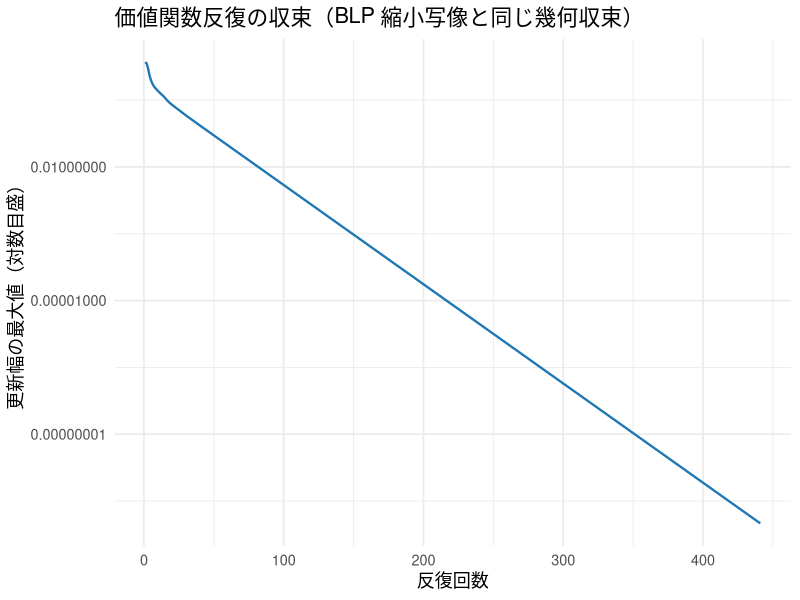
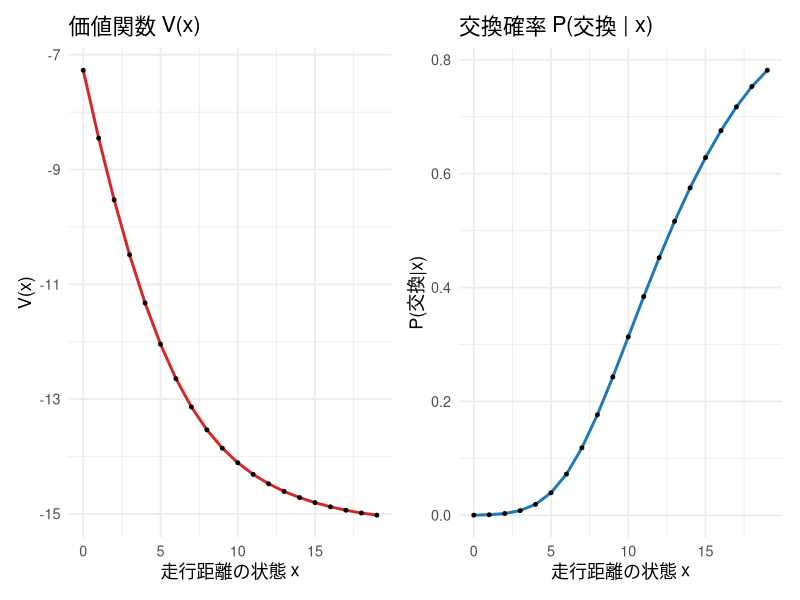
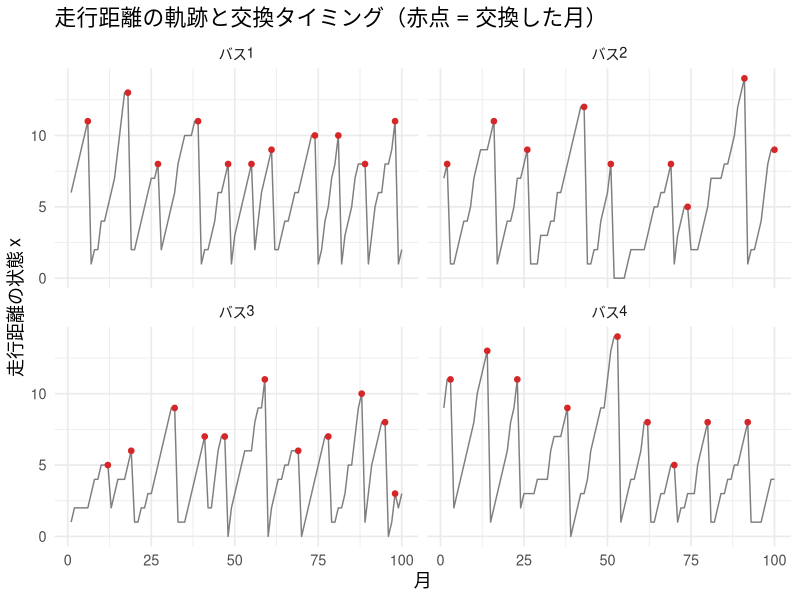
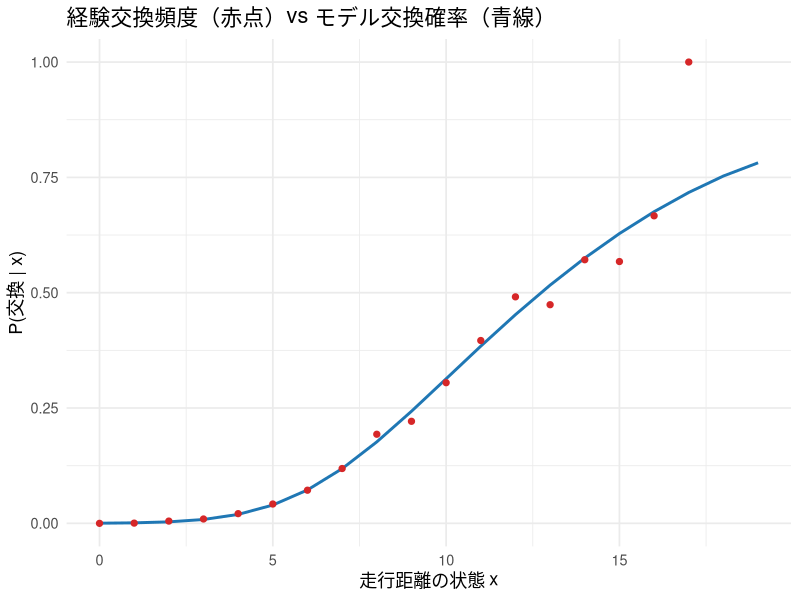
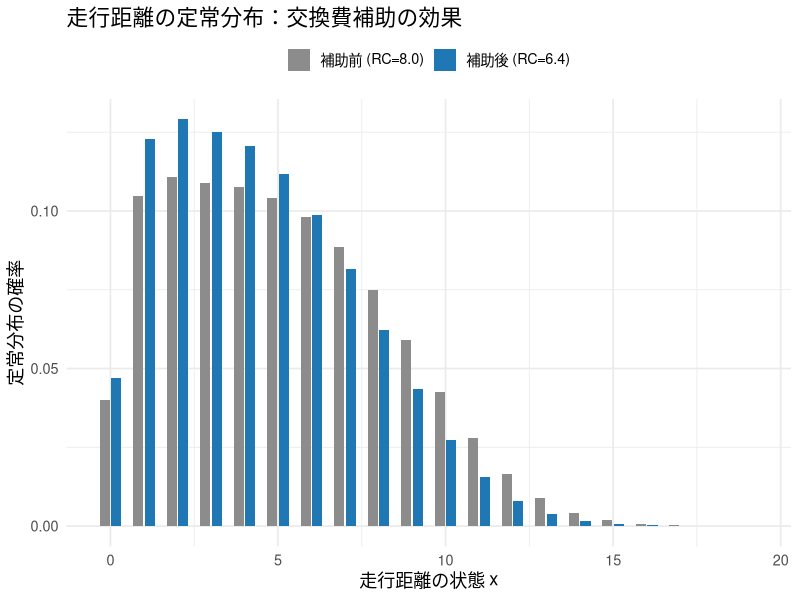

Here is the R script that generated these plots, in order:
## ---- chunk 1
#| include: false
library(ggplot2)
library(dplyr)
library(tidyr)
library(knitr)

set.seed(202613)

theme_lecture <- function() {
  fam <- if (Sys.info()[["sysname"]] == "Darwin") "Hiragino Sans" else ""
  theme_minimal(base_size = 13, base_family = fam)
}
theme_set(theme_lecture())
knitr::opts_chunk$set(fig.align = "center", dpi = 144)
options(scipen = 8)
## ---- chunk 2
# ---- モデルの基本設定 ----
K     <- 20            # 走行距離の状態数（0..19）
beta  <- 0.95          # 割引因子（固定）
theta1_true <- 0.15    # 維持費の傾き（1状態あたり）
RC_true     <- 8.0     # エンジン交換費
p_trans <- c(0.30, 0.55, 0.15)   # 1期に +0/+1/+2 状態進む確率
EULER   <- 0.5772156649015329    # Euler 定数（logsum の定数項）

xs <- 0:(K - 1)        # 状態の値そのもの（走行距離）

# 状態遷移行列を作る
# P0: 維持したとき（x から距離が進む）, P1: 交換したとき（0 にリセットして進む）
build_transition <- function(K, p) {
  nj <- length(p)
  P0 <- matrix(0, K, K)
  P1 <- matrix(0, K, K)
  for (x in 1:K) {          # R は 1-index。状態値は (x-1)
    xv <- x - 1
    for (j in 1:nj) {
      jj <- j - 1
      P0[x, min(xv + jj, K - 1) + 1] <- P0[x, min(xv + jj, K - 1) + 1] + p[j]
      P1[x, min(0  + jj, K - 1) + 1] <- P1[x, min(0  + jj, K - 1) + 1] + p[j]
    }
  }
  list(P0 = P0, P1 = P1)
}
tr <- build_transition(K, p_trans)
P0 <- tr$P0; P1 <- tr$P1

# 各行が確率分布になっているか確認
cat("P0 の行和の範囲:", round(range(rowSums(P0)), 8), "\n")
cat("P1 の行和の範囲:", round(range(rowSums(P1)), 8), "\n")
cat("P1 は全行が同じ（交換=リセットなので現在状態によらない）:",
    all(abs(sweep(P1, 2, P1[1, ], "-")) < 1e-12), "\n")
## ---- chunk 3
# flow utility: u(x,0) = -theta1*x, u(x,1) = -RC
flow_utils <- function(theta1, RC) {
  list(u0 = -theta1 * xs, u1 = rep(-RC, K))
}

# 価値関数反復：Bellman 作用素を収束まで繰り返す
# bta は割引因子。既定では大域の beta（=0.95）を使うが、myopic 比較のために引数化しておく。
solve_vfi <- function(theta1, RC, tol = 1e-10, maxit = 2000, trace = FALSE, bta = beta) {
  uu <- flow_utils(theta1, RC)
  V  <- rep(0, K)
  errs <- numeric(0)
  for (it in 1:maxit) {
    v0 <- uu$u0 + bta * as.vector(P0 %*% V)   # choice-specific value（維持）
    v1 <- uu$u1 + bta * as.vector(P1 %*% V)   # choice-specific value（交換）
    m  <- pmax(v0, v1)                         # 数値安定化：各状態で最大値を引く
    Vnew <- m + log(exp(v0 - m) + exp(v1 - m)) + EULER   # logsum + Euler 定数
    err  <- max(abs(Vnew - V))
    errs <- c(errs, err)
    V <- Vnew
    if (err < tol) break
  }
  v0 <- uu$u0 + bta * as.vector(P0 %*% V)
  v1 <- uu$u1 + bta * as.vector(P1 %*% V)
  list(V = V, v0 = v0, v1 = v1, errs = errs, niter = length(errs))
}

# 交換確率（logit）
ccp_replace <- function(v0, v1) {
  m <- pmax(v0, v1)
  exp(v1 - m) / (exp(v0 - m) + exp(v1 - m))
}

sol <- solve_vfi(theta1_true, RC_true, tol = 1e-10, trace = TRUE)
cat("価値関数反復が収束するまでの反復数:", sol$niter, "\n")
cat("最終更新幅:", sol$errs[sol$niter], "\n")
## ---- chunk 4
#| fig-cap: "価値関数反復の収束。誤差が対数目盛でほぼ直線に落ちる = 幾何収束（縮小係数 = beta）。"
df_conv <- data.frame(iter = seq_along(sol$errs), err = sol$errs)
ggplot(df_conv, aes(iter, err)) +
  geom_line(color = "#1f77b4", linewidth = 0.8) +
  scale_y_log10() +
  labs(title = "価値関数反復の収束（BLP 縮小写像と同じ幾何収束）",
       x = "反復回数", y = "更新幅の最大値（対数目盛）")

# 更新幅の比が beta に近づくことを確認
ratios <- sol$errs[6:15] / sol$errs[5:14]
cat("更新幅の比（beta=0.95 に近づくはず）:", round(ratios, 3), "\n")
## ---- chunk 5
#| fig-cap: "解けた価値関数 V(x) と交換確率 P(交換|x)。距離が伸びるほど交換確率が上がる S 字。"
library(patchwork)
Pr <- ccp_replace(sol$v0, sol$v1)

p_V <- ggplot(data.frame(x = xs, V = sol$V), aes(x, V)) +
  geom_line(color = "#d62728", linewidth = 1) + geom_point(size = 1) +
  labs(title = "価値関数 V(x)", x = "走行距離の状態 x", y = "V(x)")

p_P <- ggplot(data.frame(x = xs, P = Pr), aes(x, P)) +
  geom_line(color = "#1f77b4", linewidth = 1) + geom_point(size = 1) +
  labs(title = "交換確率 P(交換 | x)", x = "走行距離の状態 x", y = "P(交換|x)")

p_V + p_P

cat("P(交換|x) が単調増加:", all(diff(Pr) >= -1e-12), "\n")
cat("P(交換|x) の例（x=0,5,10,15,19）:", round(Pr[c(1, 6, 11, 16, 20)], 4), "\n")
## ---- chunk 6
# パネルシミュレーション：n_bus 台 x n_month ヶ月
simulate_panel <- function(n_bus, n_month, theta1, RC, burn = 50) {
  sol <- solve_vfi(theta1, RC, tol = 1e-10)
  Pr  <- ccp_replace(sol$v0, sol$v1)
  total_T <- n_month + burn
  X <- matrix(0L, n_bus, total_T)   # 走行距離状態（値 0..K-1 を格納）
  A <- matrix(0L, n_bus, total_T)   # 行動（0=維持, 1=交換）
  x <- sample(0:(K - 1), n_bus, replace = TRUE)   # 初期状態をランダムに
  for (t in 1:total_T) {
    u <- runif(n_bus)
    a <- as.integer(u < Pr[x + 1])                # 状態 x の交換確率で判定
    X[, t] <- x
    A[, t] <- a
    jump <- sample(0:2, n_bus, replace = TRUE, prob = p_trans)   # 距離の進み
    x <- ifelse(a == 1L, pmin(0 + jump, K - 1), pmin(x + jump, K - 1))
  }
  # burn-in を捨てて定常に近い部分だけ返す
  list(X = X[, (burn + 1):total_T], A = A[, (burn + 1):total_T])
}

n_bus <- 200; n_month <- 100
panel <- simulate_panel(n_bus, n_month, theta1_true, RC_true)
X <- panel$X; A <- panel$A

cat("パネルのセル数:", length(X), "（", n_bus, "台 x", n_month, "ヶ月 ）\n")
cat("全体の交換率:", round(mean(A), 4), "\n")
cat("平均走行距離（全セル）:", round(mean(X), 3), "\n")
## ---- chunk 7
#| fig-cap: "数台のバスの走行距離の軌跡。距離が伸びては、交換でリセットされる（のこぎり歯 = replacement cycle）。"
show_bus <- c(1, 2, 3, 4)
df_traj <- do.call(rbind, lapply(show_bus, function(b) {
  data.frame(month = 1:n_month, mileage = X[b, ], bus = paste0("バス", b),
             replace = A[b, ])
}))
ggplot(df_traj, aes(month, mileage)) +
  geom_line(color = "grey50") +
  geom_point(data = subset(df_traj, replace == 1), aes(month, mileage),
             color = "#d62728", size = 1.6) +
  facet_wrap(~ bus, ncol = 2) +
  labs(title = "走行距離の軌跡と交換タイミング（赤点 = 交換した月）",
       x = "月", y = "走行距離の状態 x")
## ---- chunk 8
#| fig-cap: "状態ごとの経験交換頻度（点）とモデルの交換確率（線）。よく一致している。"
freq_by_state <- sapply(0:(K - 1), function(xv) {
  mask <- (X == xv)
  if (sum(mask) > 0) mean(A[mask]) else NA_real_
})
count_by_state <- sapply(0:(K - 1), function(xv) sum(X == xv))

df_freq <- data.frame(x = xs, emp = freq_by_state, model = Pr, n = count_by_state)
ggplot(df_freq, aes(x)) +
  geom_line(aes(y = model), color = "#1f77b4", linewidth = 1) +
  geom_point(aes(y = emp), color = "#d62728", size = 1.8) +
  labs(title = "経験交換頻度（赤点）vs モデル交換確率（青線）",
       x = "走行距離の状態 x", y = "P(交換 | x)")

cat("状態ごとの観測数:", count_by_state, "\n")
## ---- chunk 9
# NFXP の負の対数尤度。theta = (theta1, RC)。内側で VFI を解き切る。
neg_loglik_nfxp <- function(theta, X, A) {
  theta1 <- theta[1]; RC <- theta[2]
  if (theta1 <= 0 || RC <= 0) return(1e10)   # パラメータは正
  sol <- solve_vfi(theta1, RC, tol = 1e-8, maxit = 1000)   # ← 内側で DP を解き切る
  # 数値安定な log P：logaddexp(v0, v1)
  m   <- pmax(sol$v0, sol$v1)
  lae <- m + log(exp(sol$v0 - m) + exp(sol$v1 - m))   # log(exp v0 + exp v1)
  logp1 <- sol$v1 - lae     # log P(交換|x)
  logp0 <- sol$v0 - lae     # log P(維持|x)
  xr <- as.vector(X) + 1    # 状態を 1-index に
  ar <- as.vector(A)
  ll <- sum(ifelse(ar == 1L, logp1[xr], logp0[xr]))
  -ll
}

# 外側の最適化（Nelder-Mead）。実行時間を測る。
t0 <- Sys.time()
fit_nfxp <- optim(par = c(0.10, 5.0), fn = neg_loglik_nfxp,
                  X = X, A = A, method = "Nelder-Mead",
                  control = list(reltol = 1e-9, maxit = 2000),
                  hessian = TRUE)
t1 <- Sys.time()
nfxp_time <- as.numeric(difftime(t1, t0, units = "secs"))

theta_hat_nfxp <- fit_nfxp$par
cat("NFXP 推定値 (theta1, RC):", round(theta_hat_nfxp, 4), "\n")
cat("真値            (theta1, RC):", c(theta1_true, RC_true), "\n")
cat("NFXP の実行時間:", round(nfxp_time, 2), "秒\n")
## ---- chunk 10
vcov_nfxp <- solve(fit_nfxp$hessian)
se_nfxp   <- sqrt(diag(vcov_nfxp))

recovery_nfxp <- data.frame(
  parameter = c("theta1（維持費の傾き）", "RC（交換費）"),
  truth     = c(theta1_true, RC_true),
  estimate  = round(theta_hat_nfxp, 4),
  se        = round(se_nfxp, 4),
  ci_lower  = round(theta_hat_nfxp - 1.96 * se_nfxp, 4),
  ci_upper  = round(theta_hat_nfxp + 1.96 * se_nfxp, 4)
)
kable(recovery_nfxp, caption = "NFXP：真値回収と標準誤差（真値は 95%CI 内）")
## ---- chunk 11
# 真の CCP で finite-dependence 恒等式を検算する
diffP <- P1 - P0                       # (K x K) 各行 x
sol_true <- solve_vfi(theta1_true, RC_true, tol = 1e-12)   # 真値で DP を精密に解く
P1c <- ccp_replace(sol_true$v0, sol_true$v1)               # 真の CCP P(交換|x)
P0c <- 1 - P1c
logP1 <- log(P1c); logP0 <- log(P0c)

# y(x) = [logP1 - logP0] + beta * (P1 - P0) 行 x logP1
y_true <- logP1 - logP0 + beta * as.vector(diffP %*% logP1)
target <- theta1_true * xs - RC_true    # あるべき値

cat("恒等式の最大誤差 max|y - (theta1*x - RC)|:", max(abs(y_true - target)), "\n")

# y を (1, x) に回帰 → 傾き=theta1, 切片=-RC
fit_check <- lm(y_true ~ xs)
cat("検算：theta1 =", round(coef(fit_check)[2], 6),
    " RC =", round(-coef(fit_check)[1], 6), "（真値 0.15, 8.0）\n")
## ---- chunk 12
# 状態ごとの交換回数 n1 と観測回数 n
n_x  <- sapply(0:(K - 1), function(xv) sum(X == xv))
n1_x <- sapply(0:(K - 1), function(xv) sum(A[X == xv]))

# Jeffreys/add-half 平滑化した CCP
Psm  <- (n1_x + 0.5) / (n_x + 1.0)
logP1h <- log(Psm); logP0h <- log(1 - Psm)

# 将来項には全到達状態の logP1 が必要。未観測状態は最も近い観測状態で補完。
logP1h_full <- logP1h
observed_idx <- which(n_x > 0)
if (length(observed_idx) == 0) stop("CCPを計算できる観測状態がない")
for (idx in which(n_x == 0)) {
  nearest <- observed_idx[which.min(abs(observed_idx - idx))]
  logP1h_full[idx] <- logP1h[nearest]
}

# y(x) をデータの CCP で計算
y_hat <- logP1h - logP0h + beta * as.vector(diffP %*% logP1h_full)

# 観測数 >= 30 の状態だけ、観測数で重み付けして回帰（WLS）
good <- n_x >= 30
t0 <- Sys.time()
fit_ccp <- lm(y_hat ~ xs, weights = n_x, subset = good)
t1 <- Sys.time()
ccp_time <- as.numeric(difftime(t1, t0, units = "secs"))

theta1_ccp <- as.numeric(coef(fit_ccp)[2])
RC_ccp     <- as.numeric(-coef(fit_ccp)[1])
cat("CCP 推定値：theta1 =", round(theta1_ccp, 4), " RC =", round(RC_ccp, 4), "\n")
cat("使った状態数:", sum(good), " / ", K, "\n")
cat("CCP の実行時間:", signif(ccp_time, 3), "秒（回帰1本）\n")
## ---- chunk 13
compare_tbl <- data.frame(
  method   = c("NFXP (Rust)", "CCP (Hotz-Miller)"),
  theta1   = round(c(theta_hat_nfxp[1], theta1_ccp), 4),
  RC       = round(c(theta_hat_nfxp[2], RC_ccp), 4),
  time_sec = signif(c(nfxp_time, ccp_time), 3),
  DP_solve = c("毎評価で解き切る", "一度も解かない")
)
kable(compare_tbl, caption = "NFXP vs CCP：推定値と計算時間",
      row.names = FALSE)

# 速度比（ccp_time が測定精度以下でも安定するよう下限を置く）
speed_ratio <- nfxp_time / max(ccp_time, 1e-4)
cat("CCP は NFXP のおよそ", format(round(speed_ratio), big.mark = ","),
    "分の1の時間で、近い答えを出した（回帰1本 vs DP を何十回も解き直す）。\n")
## ---- chunk 14
# 方針（交換確率 Pr）が誘導する状態遷移行列 M と、その定常分布
policy_transition <- function(Pr) {
  # 状態 x から：確率 Pr で交換（P1 の行）、1-Pr で維持（P0 の行）
  (1 - Pr) * P0 + Pr * P1        # 各行を Pr[x], (1-Pr[x]) で重み付け（R のリサイクルに注意）
}
ergodic_dist <- function(M) {
  # d M = d, sum d = 1 を解く（(M' - I) の零空間 + 正規化）
  A <- rbind(t(M) - diag(K), rep(1, K))
  b <- c(rep(0, K), 1)
  d <- qr.solve(A, b)             # 最小二乗で解く
  d / sum(d)
}

summarize_policy <- function(theta1, RC, label, bta = beta) {
  s  <- solve_vfi(theta1, RC, tol = 1e-10, bta = bta)
  Pr <- ccp_replace(s$v0, s$v1)
  M  <- policy_transition(Pr)
  d  <- ergodic_dist(M)
  rep_rate <- sum(d * Pr)         # 長期交換率
  mean_mi  <- sum(d * xs)         # 長期平均走行距離
  cat(sprintf("  %s：長期交換率 = %.4f, 平均走行距離 = %.3f\n", label, rep_rate, mean_mi))
  list(rep_rate = rep_rate, mean_mi = mean_mi, d = d, Pr = Pr)
}

cat("反実仮想：交換費 RC を 20% 補助（推定した動学モデルで解き直す）\n")
base_cf <- summarize_policy(theta1_true, RC_true,       "補助前 RC=8.0")
sub_cf  <- summarize_policy(theta1_true, RC_true * 0.8, "補助後 RC=6.4")

cat(sprintf("  => 交換率:   %.4f -> %.4f  (%+.1f%%)\n",
            base_cf$rep_rate, sub_cf$rep_rate,
            (sub_cf$rep_rate / base_cf$rep_rate - 1) * 100))
cat(sprintf("  => 平均走行距離: %.3f -> %.3f  (%+.1f%%)\n",
            base_cf$mean_mi, sub_cf$mean_mi,
            (sub_cf$mean_mi / base_cf$mean_mi - 1) * 100))
## ---- chunk 15
#| fig-cap: "交換費 20% 補助の前後で、走行距離の定常分布がどう変わるか。補助後は低走行距離側に寄る。"
df_cf <- rbind(
  data.frame(x = xs, dens = base_cf$d, policy = "補助前 (RC=8.0)"),
  data.frame(x = xs, dens = sub_cf$d,  policy = "補助後 (RC=6.4)")
)
ggplot(df_cf, aes(x, dens, fill = policy)) +
  geom_col(position = position_dodge(width = 0.7), width = 0.6) +
  scale_fill_manual(values = c("補助前 (RC=8.0)" = "grey55", "補助後 (RC=6.4)" = "#1f77b4")) +
  labs(title = "走行距離の定常分布：交換費補助の効果",
       x = "走行距離の状態 x", y = "定常分布の確率", fill = NULL) +
  theme(legend.position = "top")
## ---- chunk 16
# 大きめの標本で myopic の系統的バイアスを見る（ノイズではなく偏りを見たい）
panel_big <- simulate_panel(2000, 300, theta1_true, RC_true)
Xb <- panel_big$X; Ab <- panel_big$A

# myopic (beta=0) の logit MLE：v0=-theta1*x, v1=-RC を直接使う
neg_loglik_myopic <- function(theta, X, A) {
  theta1 <- theta[1]; RC <- theta[2]
  if (theta1 <= 0 || RC <= 0) return(1e10)
  v0 <- -theta1 * xs; v1 <- rep(-RC, K)
  m  <- pmax(v0, v1)
  lae <- m + log(exp(v0 - m) + exp(v1 - m))
  logp1 <- v1 - lae; logp0 <- v0 - lae
  xr <- as.vector(X) + 1; ar <- as.vector(A)
  -sum(ifelse(ar == 1L, logp1[xr], logp0[xr]))
}
fit_myopic <- optim(c(0.10, 5.0), neg_loglik_myopic, X = Xb, A = Ab,
                    method = "Nelder-Mead", control = list(reltol = 1e-9))
# 参照：同じ大標本での動学（正しい）推定
fit_dyn_big <- optim(c(0.10, 5.0), neg_loglik_nfxp, X = Xb, A = Ab,
                     method = "Nelder-Mead", control = list(reltol = 1e-9))

est_tbl <- data.frame(
  model  = c("真値", "動学 (beta=0.95, 正しい)", "myopic (beta=0, 誤り)"),
  theta1 = round(c(theta1_true, fit_dyn_big$par[1], fit_myopic$par[1]), 4),
  RC     = round(c(RC_true,     fit_dyn_big$par[2], fit_myopic$par[2]), 4)
)
kable(est_tbl, caption = "同じデータを動学 vs myopic で推定：myopic は theta1 を大きく歪める",
      row.names = FALSE)
## ---- chunk 17
cat("反実仮想（RC 20%補助）の予測：正しい動学 vs myopic\n")
# 正しい動学：真の theta を、正しい beta=0.95 の DP で解いて予測
truth0 <- summarize_policy(theta1_true, RC_true,       "真実 補助前")
truth1 <- summarize_policy(theta1_true, RC_true * 0.8, "真実 補助後")

# myopic 分析者：歪んだ推定 theta を、自分のモデル（beta=0）で解いて予測
myo0 <- summarize_policy(fit_myopic$par[1], fit_myopic$par[2],       "myopic 補助前", bta = 0)
myo1 <- summarize_policy(fit_myopic$par[1], fit_myopic$par[2] * 0.8, "myopic 補助後", bta = 0)

cf_compare <- data.frame(
  analysis = c("正しい動学", "myopic (誤り)"),
  rep_before = round(c(truth0$rep_rate, myo0$rep_rate), 4),
  rep_after  = round(c(truth1$rep_rate, myo1$rep_rate), 4),
  rep_change_pct = round(c((truth1$rep_rate / truth0$rep_rate - 1) * 100,
                           (myo1$rep_rate / myo0$rep_rate - 1) * 100), 1)
)
kable(cf_compare, caption = "RC 20%補助の効果予測：myopic は交換率の増加を大きく過大評価",
      row.names = FALSE)
